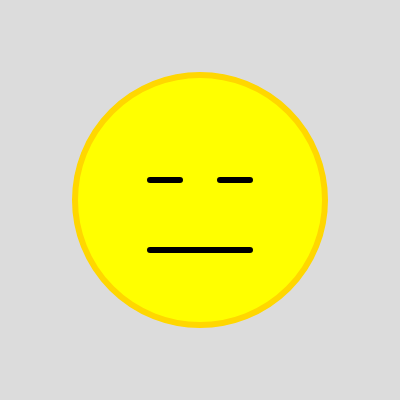
Frame 1 (no input)
Frame 60 (no input): identical to frame 1, image omitted
Frame 120 (the mouse pressed at the canvas centre since frame 60): identical to frame 1, image omitted

The p5.js sketch that drew this single still picture (run headless with seeded random() and noise() and a simulated clock; from frame 60 on, the mouse is pressed at the canvas centre):

// p5.js sketch
// ── sketch.js
function setup() {
  createCanvas(400, 400);
}

function draw() {
  background(220);
  fill("yellow"); // set the fill color
    stroke("gold"); // set the stroke (line) color 
  strokeWeight(6); // set the stroke thickness
  ellipse(200,200,250,250);
  
  
// draw an ellipse with 250 pixel diameter
  // with its center at x position 200
  // and at y position 200
  
  noFill();        // disable previous fill 
  stroke("black"); // set the stroke (line) color 
  strokeWeight(6); // set the stroke thickness stroke("gold"); // set the stroke (line) color 

// Draw eyes
line(150, 180, 180, 180); // Left eye
line(220, 180, 250, 180); // Right eye

// Draw mouth
line(150, 250, 250, 250);


  
}
